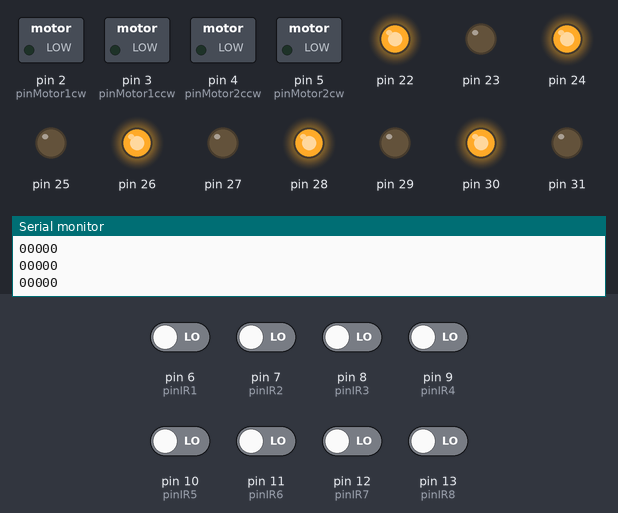
Bench run of a sketch on a simulated Arduino Mega 2560, built with avr-gcc and run on an emulated ATmega2560. Parts: switched loads named in the sketch (green lamp = pin HIGH), output pins drawn as LEDs (lit = HIGH), the last lines printed to the serial monitor. The test bench sets the inputs (shaded band); at power-on: pin 6 (pinIR1), pin 7 (pinIR2), pin 8 (pinIR3), pin 9 (pinIR4), pin 10 (pinIR5), pin 11 (pinIR6), pin 12 (pinIR7), pin 13 (pinIR8) LOW.

Above: at 1.2 s.
1.3 s: pin 7 (pinIR2) driven HIGH
At 1.8 s:
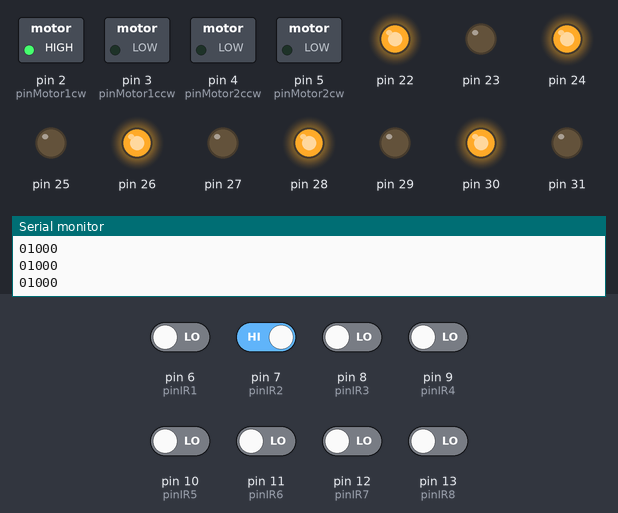
2.8 s: pin 6 (pinIR1) driven HIGH
At 4.0 s:
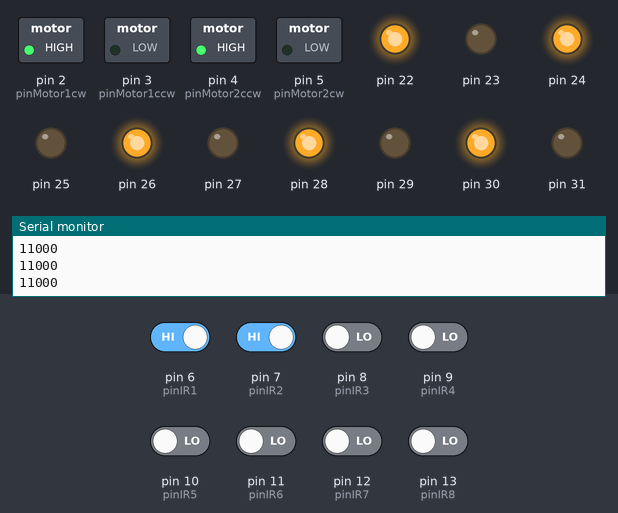
4.3 s: pin 9 (pinIR4) driven HIGH
At 5.2 s:
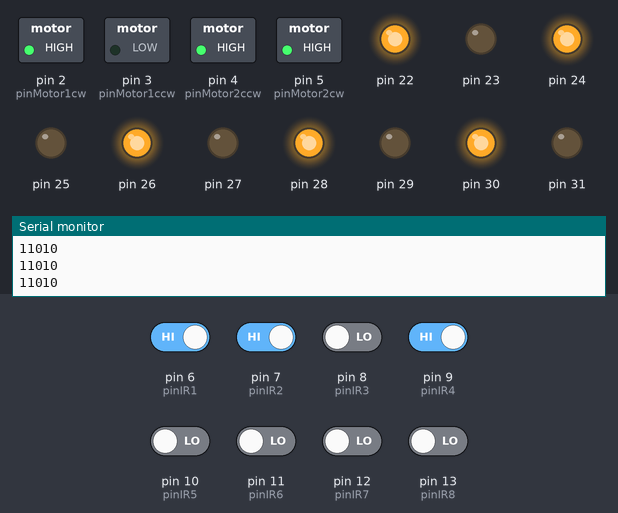
5.8 s: pin 10 (pinIR5) driven HIGH
At 6.3 s:
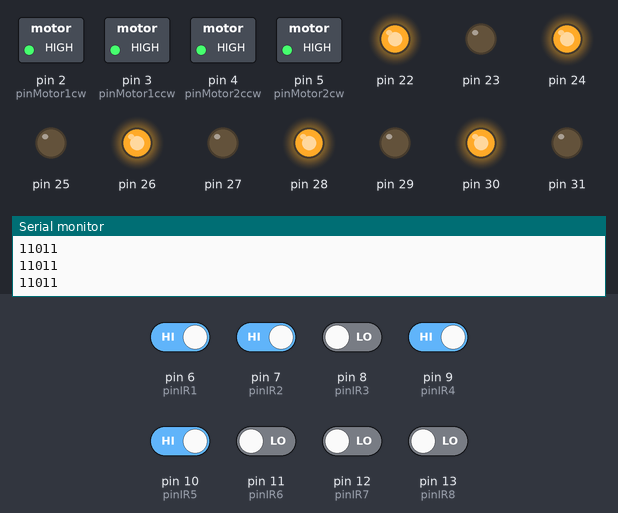
7.3 s: pin 9 (pinIR4) driven LOW
At 7.7 s:
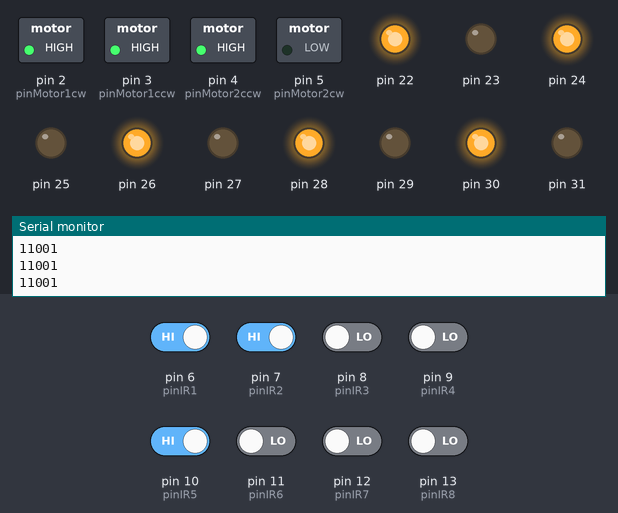
8.8 s: pin 10 (pinIR5) driven LOW
At 10.0 s:
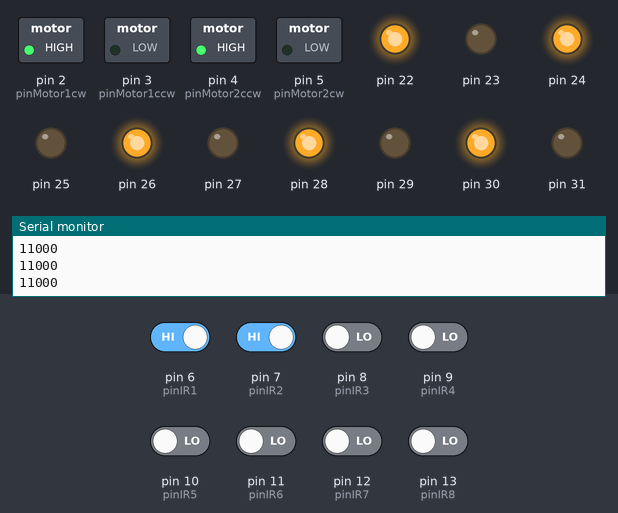
Timing chart, 0 to 11.3 s (numbered marks = the images above; inputs shaded):
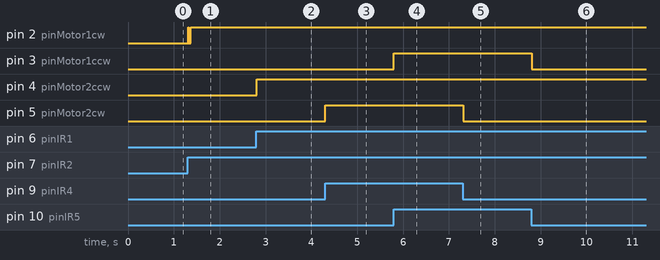

The sketch:

motor_ir_sensor_copy_9_25.ino
```cpp
const int pinIR1 = 6;
const int pinIR2 = 7;
const int pinIR3 = 8;
const int pinIR4 = 9;
const int pinIR5 = 10;
const int pinIR6 = 11;
const int pinIR7 = 12;
const int pinIR8 = 13;
const int pinMotor1cw = 2;
const int pinMotor1ccw = 3;
const int pinMotor2ccw = 4;
const int pinMotor2cw = 5;
int IRvalue1 = 0;
int IRvalue2 = 0;
int IRvalue3 = 0;
int IRvalue4 = 0;
int IRvalue5 = 0;
int IRvalue6 = 0;
int IRvalue7 = 0;
int IRvalue8 = 0;
int x = 1;
int y = 1;

void setup()
{
  Serial.begin(9600);
  pinMode(pinIR1,INPUT);
  pinMode(pinIR2,INPUT);
  pinMode(pinIR3,INPUT);
  pinMode(pinIR4,INPUT);
  pinMode(pinIR5,INPUT);
  pinMode(pinIR6,INPUT);
  pinMode(pinIR7,INPUT);
  pinMode(pinIR8,INPUT);
  pinMode(pinMotor1cw,OUTPUT);
  pinMode(pinMotor2ccw,OUTPUT);
  pinMode(pinMotor1ccw,OUTPUT);
  pinMode(pinMotor2cw,OUTPUT);
  pinMode(22,OUTPUT);
  pinMode(24,OUTPUT);
  pinMode(26,OUTPUT);
  pinMode(28,OUTPUT);
  pinMode(30,OUTPUT);
  pinMode(32,OUTPUT);
  pinMode(34,OUTPUT);
  pinMode(36,OUTPUT);
  pinMode(23,OUTPUT);
  pinMode(25,OUTPUT);
  pinMode(27,OUTPUT);
  pinMode(29,OUTPUT);
  pinMode(31,OUTPUT);
  pinMode(33,OUTPUT);
  pinMode(35,OUTPUT);
  pinMode(37,OUTPUT);
  digitalWrite(22,HIGH);
  digitalWrite(24,HIGH);
  digitalWrite(26,HIGH);
  digitalWrite(28,HIGH);
  digitalWrite(30,HIGH);
  digitalWrite(32,HIGH);
  digitalWrite(34,HIGH);
  digitalWrite(36,HIGH);
}

void loop()
{
   int IRvalue1 = digitalRead(pinIR1);
   int IRvalue2 = digitalRead(pinIR2);
   int IRvalue3 = digitalRead(pinIR3);
   int IRvalue4 = digitalRead(pinIR4);
   int IRvalue5 = digitalRead(pinIR5);
   int IRvalue6 = digitalRead(pinIR6);
   int IRvalue7 = digitalRead(pinIR7);
   int IRvalue8 = digitalRead(pinIR8);
   Serial.print(IRvalue1);
   Serial.print(IRvalue2);
   Serial.print(IRvalue3);
   Serial.print(IRvalue4);
   Serial.println(IRvalue5);

    if (IRvalue1 == 1)
   {digitalWrite(pinMotor1cw, HIGH);
   digitalWrite(pinMotor2ccw, HIGH);}
   else
   {if (IRvalue8 == 1)
   {digitalWrite(pinMotor1cw, HIGH);
   digitalWrite(pinMotor2ccw, HIGH);}
   else
   {digitalWrite(pinMotor1cw, LOW);
   digitalWrite(pinMotor2ccw, LOW);}}
   if (IRvalue2 == 1)
   {digitalWrite(pinMotor1cw, HIGH);}
    if (IRvalue3 == 1)
   {digitalWrite(pinMotor2ccw, HIGH);}
   if (IRvalue4 == 1)
   {digitalWrite(pinMotor2cw, HIGH);
   digitalWrite(pinMotor1cw, HIGH);}
    else
   {if (IRvalue6 == 1)
   {digitalWrite(pinMotor2cw, HIGH);
   digitalWrite(pinMotor1cw, HIGH);
   delay(200);}
    else
   {digitalWrite(pinMotor2cw, LOW);}}
   if (IRvalue5 == 1)
   {digitalWrite(pinMotor2ccw, HIGH);
   digitalWrite(pinMotor1ccw, HIGH);}
   else
   {if (IRvalue7 == 1)
   {digitalWrite(pinMotor2ccw, HIGH);
   digitalWrite(pinMotor1ccw, HIGH);
   delay(200);}
   else
   {digitalWrite(pinMotor1ccw, LOW);}}


   delay(10);}
```

Measured:
- after the input at 1.3 s, pin 2 (pinMotor1cw): LOW → HIGH at once, → LOW 0.02 s later, → HIGH 0.04 s later
- after the input at 2.8 s, pin 4 (pinMotor2ccw): LOW → HIGH at once
- after the input at 4.3 s, pin 5 (pinMotor2cw): LOW → HIGH at once
- after the input at 5.8 s, pin 3 (pinMotor1ccw): LOW → HIGH at once
- after the input at 7.3 s, pin 5 (pinMotor2cw): HIGH → LOW at once
- after the input at 8.8 s, pin 3 (pinMotor1ccw): HIGH → LOW at once
